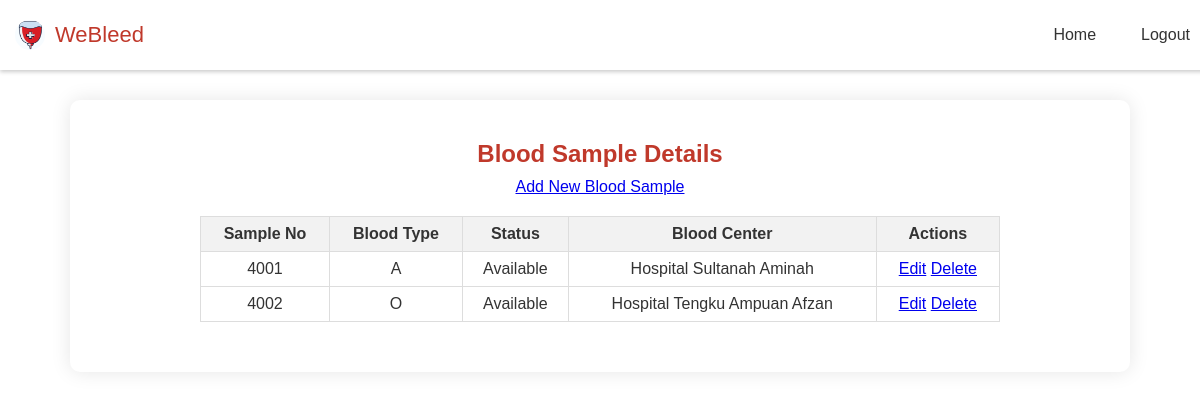
The page /bloodsample_details.php (signed in) on the database as committed earlier.
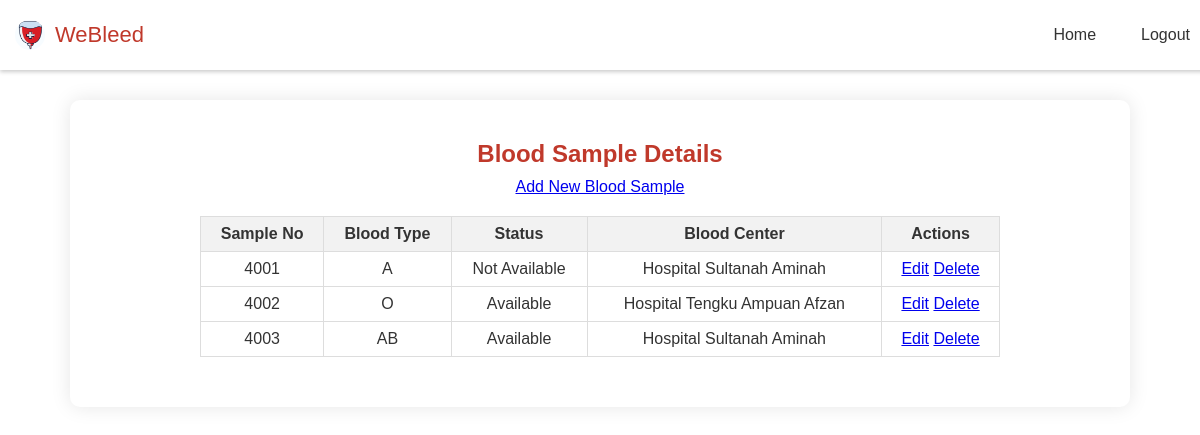
The same page on the database as committed later.
### tables this page shows
CREATE TABLE `bloodsample` (
  `sampleNo` int(4) NOT NULL,
  `bloodType` varchar(2) NOT NULL,
  `status` varchar(13) NOT NULL,
  `bcID` int(4) NOT NULL
);

CREATE TABLE `bloodcenter` (
  `bcID` int(4) NOT NULL,
  `bcName` varchar(45) NOT NULL,
  `bcPhoneNo` varchar(12) NOT NULL,
  `bcBloodQtyA` int(5) DEFAULT NULL,
  `bcBloodQtyB` int(5) DEFAULT NULL,
  `bcBloodQtyO` int(5) DEFAULT NULL,
  `bcBloodQtyAB` int(5) DEFAULT NULL
);

### bloodsample_details.php (the view, shortened to what this page needs)
<?php
include('connection.php');
$query = "SELECT * FROM bloodsample";
$result = mysqli_query($condb, $query);
function getBloodCenterName($condb, $bcID) {
    $bcQuery = "SELECT bcName FROM bloodcenter WHERE bcID = '$bcID'";
    $bcResult = mysqli_query($condb, $bcQuery);
    if ($bcResult && mysqli_num_rows($bcResult) > 0) {
        $bcRow = mysqli_fetch_assoc($bcResult);
        return $bcRow['bcName'];
    } else {
        return 'Unknown';
    }
}
?>
<!DOCTYPE html>
<html lang="en">
<head>
    <link rel="stylesheet" href="style.css">
</head>
<body>
<nav class="navbar">
    <div class="logo_item">
        <img src="logo.jpg" alt="Company Logo">
        <span>WeBleed</span>
    </div>
    <div class="navbar_content">
        <ul>
            <li><a href="home_staff.php">Home</a></li>
            <li><a href="logout.php">Logout</a></li>
        </ul>
    </div>
</nav>
<div class="details-section">
    <h2>Blood Sample Details</h2>
    <a href="add_bloodsample.php" class="button">Add New Blood Sample</a>
    <table>
        <thead>
        <tr>
            <th>Sample No</th>
            <th>Blood Type</th>
            <th>Status</th>
            <th>Blood Center</th>
            <th>Actions</th>
        </tr>
        </thead>
        <tbody>
        <?php
        if ($result && mysqli_num_rows($result) > 0) {
            while ($row = mysqli_fetch_assoc($result)) {
                echo "<tr>";
                echo "<td>" . $row['sampleNo'] . "</td>";
                echo "<td>" . $row['bloodType'] . "</td>";
                echo "<td>" . $row['status'] . "</td>";
                echo "<td>" . getBloodCenterName($condb, $row['bcID']) . "</td>";
                echo "<td>
                        <a href='edit_bloodsample.php?sampleNo=" . $row['sampleNo'] . "' class='button'>Edit</a>
                        <a href='bloodsample_details.php?action=delete&sampleNo=" . $row['sampleNo'] . "' class='button' onclick=\"return confirm('Are you sure you want to delete this blood sample?');\">Delete</a>
                      </td>";
                echo "</tr>";
            }
        } else {
            echo "<tr><td colspan='5'>No blood samples found.</td></tr>";
        }
        ?>
        </tbody>
    </table>
</div>
</body>
</html>

Rows that differ between the two databases and show on the page:
changed bloodsample id 4001: status "Available" → "Not Available"
added bloodsample: sampleNo "4003", bloodType "AB", status "Available", bcID.bcName "Hospital Sultanah Aminah"
